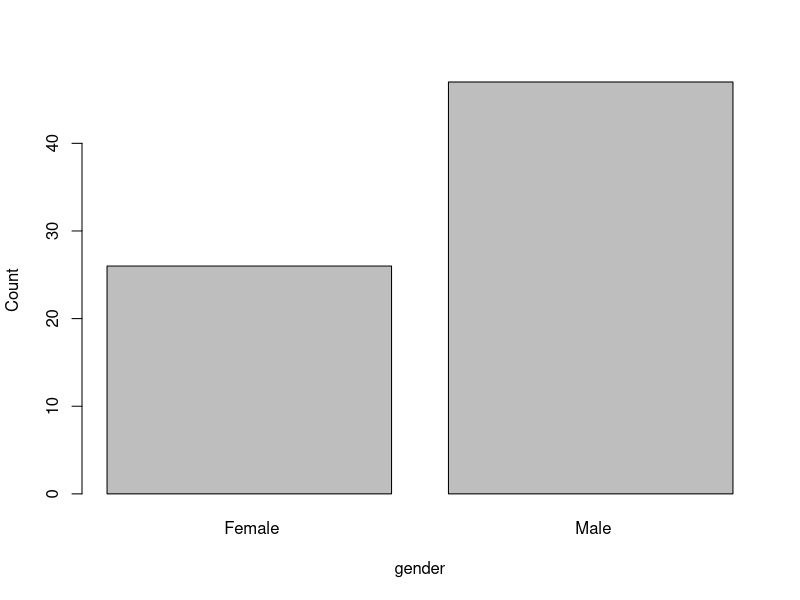
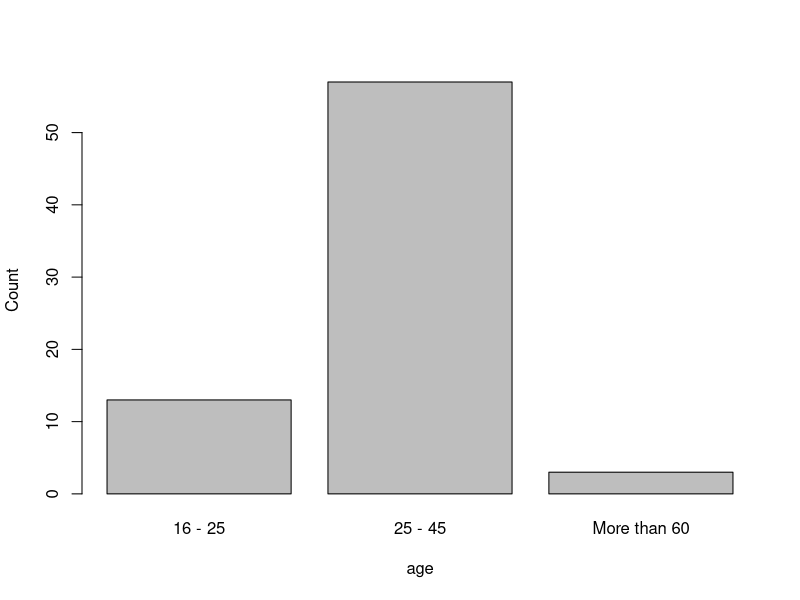
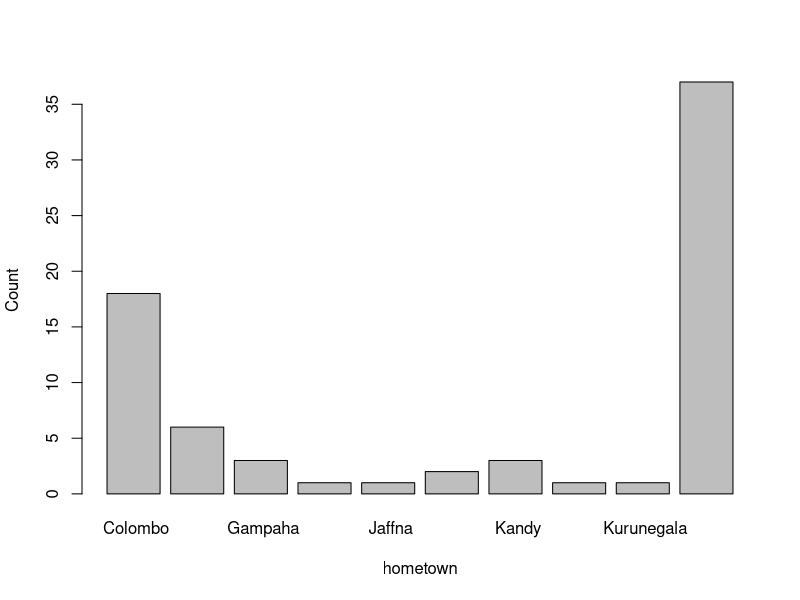
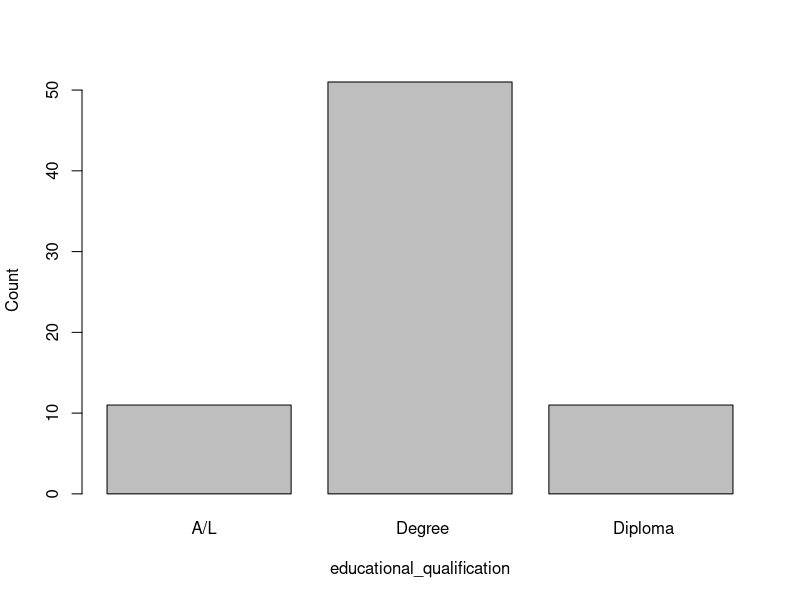
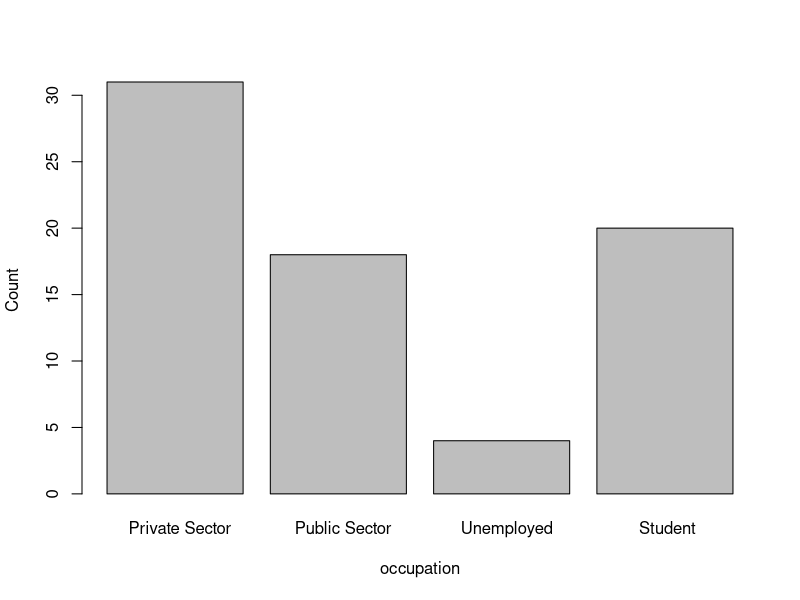

Reproduce these figures in R, in order.
# Read dataset
df <- read.csv("dataset/data.csv")
col_names <- t(t(colnames(df)))

for (col in 1:5) {
  barplot(table(df[col]), xlab=col_names[col], ylab="Count")
}